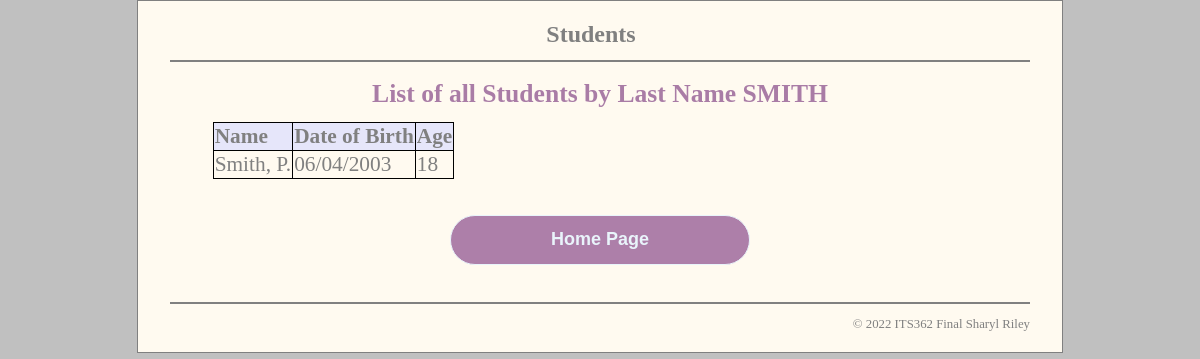
Page /name/index.php on the committed database.
### tables this page shows
CREATE TABLE Student (
  StudentID       INT(11)        NOT NULL   AUTO_INCREMENT,
  firstName     VARCHAR(128)   NOT NULL,
  lastName     VARCHAR(50)   NOT NULL,
  dateOfBirth     VARCHAR(15)   NOT NULL,
  PRIMARY KEY (StudentID)
);

### name/index.php (called while the page is built, shortened)
<?php
   require('../model/database.php');
   require('../model/students_db.php');
$studentSmith=get_studentSmith();
        include('name_list.php');
?>

### model/students_db.php (called while the page is built, shortened)
<?php
  function get_studentSmith() {
  global $db;
  $queryStudentSmith = 'SELECT StudentID, lastName, firstName, dateOfBirth FROM Student
    WHERE lastName = "smith"';
  $statement2 = $db->prepare($queryStudentSmith);
  $statement2->execute();
  $studentSmith = $statement2->fetchAll();
  return $studentSmith;
  }
  ?>

### name/name_list.php (the view)
<?php include '../view/header.php'; ?>
    <main>
        <body>
        <section>
            <h2>List of all Students by Last Name SMITH</h2>
            <table>
            <tr>
                    <th>Name</th>
                    <th>Date of Birth</th>
                    <th>Age</th>
                </tr>
                <?php foreach ($studentSmith as $student) : ?>
                    <tr>
                                 <?php $firstNameInitial = $student['firstName'][0];?>
                                <td><?php echo $student['lastName'].', '.$firstNameInitial.'.'; ?></td>
                                <td><?php echo $student['dateOfBirth']; ?></td>
                                <?php
                                $dob = date_create_from_format("m/d/Y",$student['dateOfBirth']);
                                $today = new DateTime('today');
                                $age = date_diff($dob,$today)->format('%y'); ?>
                                <td><?php echo $age;?></td>
                            </tr>
                <?php endforeach; ?>
            </table>
            <br>
            <form action='../user/index.php'> <input type='submit'value='Home Page'></form>
        </section>
        </body>
    </main>
<?php include '../view/footer.php'; ?>

### main.css (style rules this page uses)
html { background-color: rgb(192, 192, 192); }
body { margin-top: 0; color: gray; font-family: Cambria, Cochin, Georgia, Times, 'Times New Roman', serif; width: 860px; margin: 0 auto; background-color: floralwhite; border: 1px solid gray; padding: .5em 2em; }
form { color: gray; font-family: Cambria, Cochin, Georgia, Times, 'Times New Roman', serif; text-align: center; font-size: 16pt; margin-right: 0 auto; padding: .5em 2em; height: auto; }
section { color: gray; font-family: Cambria, Cochin, Georgia, Times, 'Times New Roman', serif; text-align: left; font-size: 16pt; margin-right: 0 auto; padding: .5em 2em; }
input[type="submit"] { width: 300px; height: 50px; border: 1px solid; background: #985f96c9; border-radius: 25px; font-size: 18px; color: #e9f4fb; font-weight: 700; cursor: pointer; outline: none; }
h2 { font-size: 120%; margin: 0; padding: .25em 0 .5em; text-align: center; }
h1, h2 { color: rgb(169, 124, 166); }
table { border: 1px solid black; border-collapse: collapse; color: gray; font-family: Cambria, Cochin, Georgia, Times, 'Times New Roman', serif; text-align: left; font-size: 16pt; margin-right: auto; }
th { border: 1px solid black; vertical-align: top; text-align: left; background-color: lavender; }
td { border: 1px solid black; vertical-align: top; text-align: left; background-color: floralwhite; }

### rows in the picture
student: lastName "Smith", firstName "P", dateOfBirth "06/04/2003", dateOfBirth "18"
